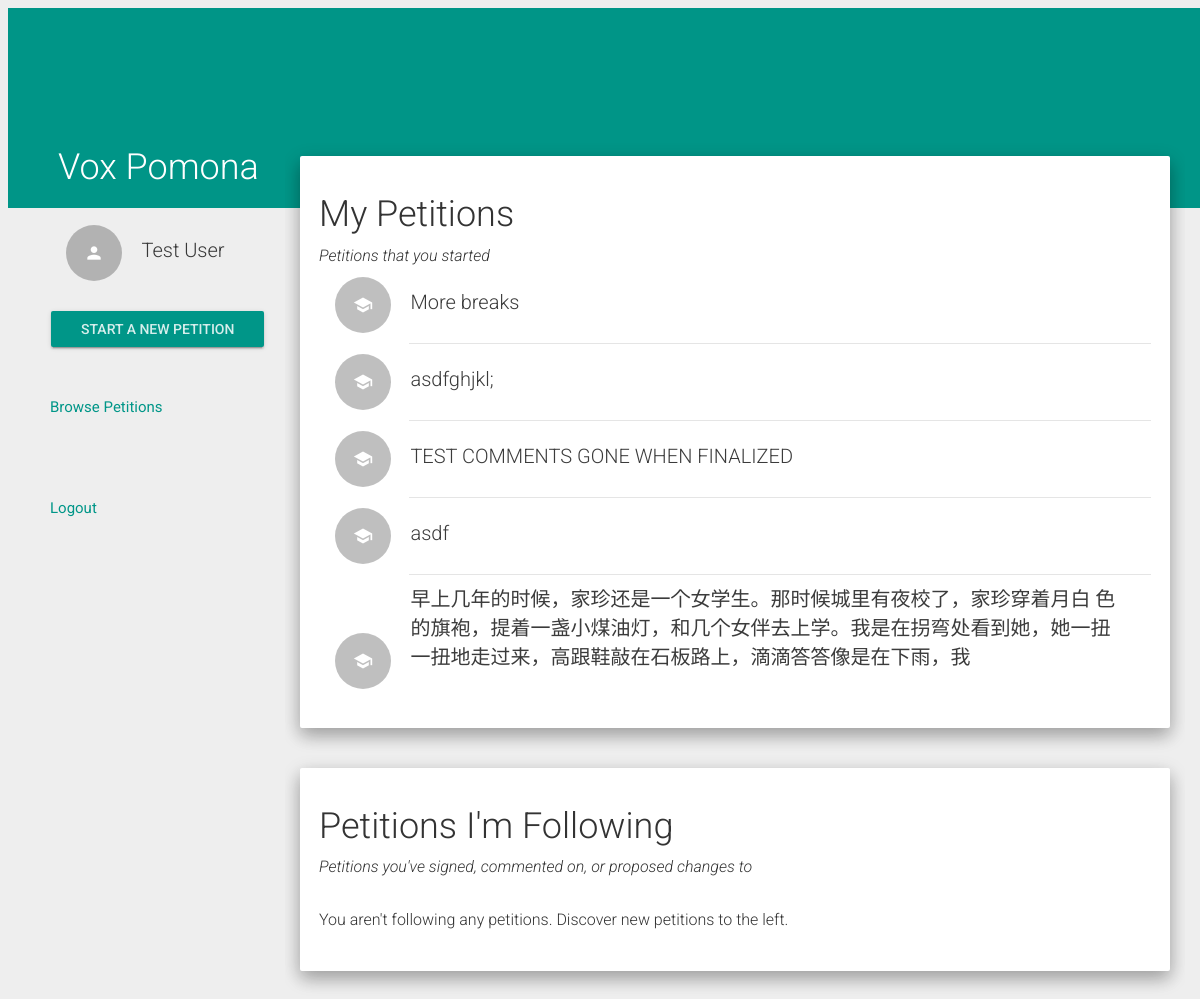
Page /home (signed in) on the committed database.
### VoxPomona/models.py (models this page shows, shortened)
class UserInfo(models.Model):
    email = models.EmailField(max_length = 100, unique = True)
    name = models.CharField(max_length = 100)
    USER_TYPE = (('STU','Student'), ('STA','Staff'),('FAC','Faculty'))
    user_type = models.CharField(max_length = 3, choices = USER_TYPE, default = 'STU')
    user = models.OneToOneField(settings.AUTH_USER_MODEL, related_name = "UserInfo", on_delete = models.CASCADE)

class Petition(models.Model):
    userID = models.ForeignKey(UserInfo, to_field = 'email', on_delete = models.CASCADE)
    petitionID = models.AutoField(primary_key = True)
    ACADEMICS = 'AC'
    ADMINISTRATIVE_ACTION = 'AA'
    CAMPUS_FACILITIES = 'CF'
    COLLEGE_POLICY = 'CP'
    DINING_HALLS = 'DH'
    EXTRACURRICULAR_ACTIVITIES = 'EA'
    RESIDENCE_HALLS = 'RH'
    OTHER = 'OT'
    PETITION_CATEGORY_CHOICES = (
        (ACADEMICS,'Academics'),
        (ADMINISTRATIVE_ACTION, 'Administrative Action'),
        (CAMPUS_FACILITIES, 'Campus Facilities'),
        (COLLEGE_POLICY, 'Campus Policy'),
        (DINING_HALLS, 'Dining Halls'),
        (EXTRACURRICULAR_ACTIVITIES, 'Extracurricular Activities'),
        (RESIDENCE_HALLS, 'Residence Halls'),
        (OTHER,'Other'),
        )
    category = models.CharField(
        max_length = 2,
        choices = PETITION_CATEGORY_CHOICES,
        blank = True
        )
    open_time = models.DateTimeField()
    last_updated = models.DateTimeField()
    threshold = 10
    title = models.CharField(max_length = 100)
    summary = models.CharField(max_length = 1000)
    PERM_CHOICES = (('1','view'),('2','view, sign'),('3','view, sign, comment'),
        ('4','view, sign, comment, propose changes'))
    stu_permission = models.CharField(max_length = 1, choices = PERM_CHOICES, default = 4)
    staff_permission = models.CharField(max_length = 1, choices = PERM_CHOICES, default = 4)
    faculty_permission = models.CharField(max_length = 1, choices = PERM_CHOICES, default = 4)
    finalized = models.BooleanField()
    def get_icon(self):
        cat = self.category
        if cat == 'AC':
            return 'school'
        elif cat == 'AA':
            return 'account_balance'
        elif cat == 'CF':
            return 'build'
        elif cat == 'CP':
            return 'gavel'
        elif cat == 'DH':
            return 'restaurant_menu'
        elif cat == 'EA':
            return 'directions_run'
        elif cat == 'RH':
            return 'hotel'
        else:
            return 'toc'
    def get_url(self):
        if self.finalized:
            return '/petition/' + str(self.petitionID)
        return '/view_petition/' + str(self.petitionID)

### VoxPomona/views.py (the view)
# urls.py: url(r'^home', views.home, name='home'),
@login_required
def home(request):
    home_info = get_user_petitions(request)
    return render(request, 'home.html', home_info)

### VoxPomona/views.py (called while the page is built, shortened)
@login_required
def get_user_petitions(request):
    user_info = request.user.UserInfo
    myPetL = Petition.objects.filter(userID=user_info.email)
    fwPetL = list(get_follow_petitions(request))
    petDict = {
        'user' : request.user, \
        'UserInfo' : user_info, \
        'my_petitions' : myPetL, \
        'followed_petitions' : fwPetL
    }
    return petDict

def get_follow_petitions(request):
    user_info = request.user.UserInfo
    signL = Sign.objects.filter(userID=user_info.email)
    commL = Comment.objects.filter(userID=user_info.email)
    propL = Change.objects.filter(userID=user_info.email)
    petSet = set([])
    for sign in signL:
        signPet = sign.petitionID
        if signPet.userID == user_info:
            pass
        else:
            petSet.add(signPet)
    for comment in commL:
        clause = comment.clauseID
        commPet = clause.petitionID
        if commPet.userID == user_info:
            pass
        else:
            petSet.add(commPet)
    return petSet

### VoxPomona/templates/home.html (shortened to what this page needs)
{% extends 'base.html' %}
{% load staticfiles %}
{% block content %}
<nav class="col-xs-3 menu">
  <div class="user_menu">
    <a href="/profile">
      <div class="list-group">
        <div class="list-group-item">
          <div class="row-action-primary">
            <i class="material-icons">person</i>
          </div>
          <div class="row-content">
            <h4 class="list-group-item-heading ">{{ user.UserInfo.name }}</h4>
          </div>
        </div>
      </div>
    </a>
    <a href="/new_petition" class="btn btn-raised btn-primary">Start a new petition</a>
    <br /> <br />
  </div>
  <ul>
    <a href="/search"><li class="withripple">Browse Petitions</li></a>
    <li></li>
    <a href="/logout/"><li class="withripple">Logout</li></a>
  </ul>
</nav>
<div class="pages col-xs-9">
	<div class ="well">
    <h1>My Petitions</h1>
    <p><em>Petitions that you started</em></p>
    <div class="list-group">
      {% if my_petitions %}
        {% for pet in my_petitions %}
          <a href="{{ pet.get_url }}">
            <div class="list-group-item">
              <div class="row-action-primary">
                <i class="material-icons">{{ pet.get_icon }}</i>
              </div>
              <div class="row-content">
                <h4 class="list-group-item-heading "> {{ pet.title }} </h4>
              </div>
            </div>
          </a>
          {% if not forloop.last %}
            <div class="list-group-separator"></div>
          {% endif %}
        {% endfor %}
      {% else %}
        <br />
        <p> You haven't started any petitions. Start one by clicking the button to the left. </p>
      {% endif %}
    </div>
  </div>
  <br />
  <div class ="well">
    <h1>Petitions I'm Following</h1>
    <p><em>Petitions you've signed, commented on, or proposed changes to</em></p>
    <div class="list-group">
      {% if followed_petitions %}
        {% for pet in followed_petitions %}
          <a href="{{ pet.get_url }}">
            <div class="list-group-item">
              <div class="row-action-primary">
                <i class="material-icons">{{ pet.get_icon }}</i>
              </div>
              <div class="row-content">
                <h4 class="list-group-item-heading "> {{ pet.title }} </h4>
              </div>
            </div>
          </a>
          {% if not forloop.last %}
            <div class="list-group-separator"></div>
          {% endif %}
        {% endfor %}
      {% else %}
        <br />
        <p> You aren't following any petitions. Discover new petitions to the left. </p>
      {% endif %}
    </div>
  </div>
</div>
{% endblock %}

### VoxPomona/static/css/base.css (style rules this page uses)
* { box-sizing: border-box; }
.menu { overflow: auto; padding: 0; top: 225px; position: fixed; width: 22.5%; }
.menu, .menu * { -webkit-user-select: none; -moz-user-select: none; user-select: none; }
.menu ul { margin-left: 10px; padding: 0; }
.menu ul li { list-style: none; padding: 20px 0 20px 40px; font-size: 15px; font-weight: normal; cursor: pointer; }
.menu .user_menu { margin-left: 50px; }
.pages { position: absolute; top: 0; right: 15px; z-index: 4; padding: 15px; padding-top: 156px; overflow: auto; width: 75%; }
.pages > div { padding: 0 5px; padding-top: 128px; }

### rows in the picture
Petition: title "More breaks"
Petition: title "asdfghjkl;"
Petition: title "TEST COMMENTS GONE WHEN FINALIZED"
Petition: title "asdf"
Petition: title "早上几年的时候，家珍还是一个女学生。那时候城里有夜校了，家珍穿着月白 色的旗袍，提着一盏小煤油灯，和几个女伴去上学。我是在拐弯处看到她，她一扭 一扭地走过来，高跟鞋敲在石板路上，滴滴答答像是在下雨，我"

### other values in the picture
{{ user.UserInfo.name }} "Test User"
